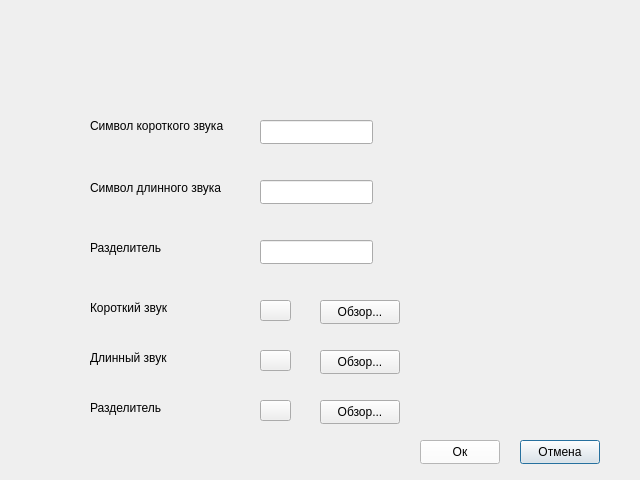
<?xml version="1.0" encoding="UTF-8"?>
<ui version="4.0">
 <class>Settings</class>
 <widget class="QDialog" name="Settings">
  <property name="geometry">
   <rect>
    <x>0</x>
    <y>0</y>
    <width>640</width>
    <height>480</height>
   </rect>
  </property>
  <property name="windowTitle">
   <string>Dialog</string>
  </property>
  <widget class="QLabel" name="SymbolShortSuondText">
   <property name="geometry">
    <rect>
     <x>90</x>
     <y>110</y>
     <width>141</width>
     <height>31</height>
    </rect>
   </property>
   <property name="text">
    <string>Символ короткого звука</string>
   </property>
  </widget>
  <widget class="QLabel" name="SymbolLongSoundText">
   <property name="geometry">
    <rect>
     <x>90</x>
     <y>180</y>
     <width>141</width>
     <height>16</height>
    </rect>
   </property>
   <property name="text">
    <string>Символ длинного звука</string>
   </property>
  </widget>
  <widget class="QLabel" name="DelimetrText">
   <property name="geometry">
    <rect>
     <x>90</x>
     <y>240</y>
     <width>131</width>
     <height>16</height>
    </rect>
   </property>
   <property name="text">
    <string>Разделитель</string>
   </property>
  </widget>
  <widget class="QLabel" name="ShortSoundText">
   <property name="geometry">
    <rect>
     <x>90</x>
     <y>300</y>
     <width>141</width>
     <height>16</height>
    </rect>
   </property>
   <property name="text">
    <string>Короткий звук</string>
   </property>
  </widget>
  <widget class="QLabel" name="LongSound">
   <property name="geometry">
    <rect>
     <x>90</x>
     <y>350</y>
     <width>131</width>
     <height>16</height>
    </rect>
   </property>
   <property name="text">
    <string>Длинный звук</string>
   </property>
  </widget>
  <widget class="QLineEdit" name="ShortSymbol">
   <property name="geometry">
    <rect>
     <x>260</x>
     <y>120</y>
     <width>113</width>
     <height>24</height>
    </rect>
   </property>
  </widget>
  <widget class="QLineEdit" name="LongSymbol">
   <property name="geometry">
    <rect>
     <x>260</x>
     <y>180</y>
     <width>113</width>
     <height>24</height>
    </rect>
   </property>
  </widget>
  <widget class="QLineEdit" name="Delimetr">
   <property name="geometry">
    <rect>
     <x>260</x>
     <y>240</y>
     <width>113</width>
     <height>24</height>
    </rect>
   </property>
  </widget>
  <widget class="QPushButton" name="CancelButton">
   <property name="geometry">
    <rect>
     <x>520</x>
     <y>440</y>
     <width>80</width>
     <height>24</height>
    </rect>
   </property>
   <property name="text">
    <string>Отмена</string>
   </property>
  </widget>
  <widget class="QPushButton" name="ApplyButton">
   <property name="geometry">
    <rect>
     <x>420</x>
     <y>440</y>
     <width>80</width>
     <height>24</height>
    </rect>
   </property>
   <property name="palette">
    <palette>
     <active>
      <colorrole role="WindowText">
       <brush brushstyle="SolidPattern">
        <color alpha="255">
         <red>0</red>
         <green>0</green>
         <blue>0</blue>
        </color>
       </brush>
      </colorrole>
      <colorrole role="Button">
       <brush brushstyle="SolidPattern">
        <color alpha="255">
         <red>255</red>
         <green>255</green>
         <blue>255</blue>
        </color>
       </brush>
      </colorrole>
      <colorrole role="Light">
       <brush brushstyle="SolidPattern">
        <color alpha="255">
         <red>203</red>
         <green>203</green>
         <blue>203</blue>
        </color>
       </brush>
      </colorrole>
      <colorrole role="Midlight">
       <brush brushstyle="SolidPattern">
        <color alpha="255">
         <red>255</red>
         <green>255</green>
         <blue>255</blue>
        </color>
       </brush>
      </colorrole>
      <colorrole role="Dark">
       <brush brushstyle="SolidPattern">
        <color alpha="255">
         <red>127</red>
         <green>127</green>
         <blue>127</blue>
        </color>
       </brush>
      </colorrole>
      <colorrole role="Mid">
       <brush brushstyle="SolidPattern">
        <color alpha="255">
         <red>170</red>
         <green>170</green>
         <blue>170</blue>
        </color>
       </brush>
      </colorrole>
      <colorrole role="Text">
       <brush brushstyle="SolidPattern">
        <color alpha="255">
         <red>0</red>
         <green>0</green>
         <blue>0</blue>
        </color>
       </brush>
      </colorrole>
      <colorrole role="BrightText">
       <brush brushstyle="SolidPattern">
        <color alpha="255">
         <red>255</red>
         <green>255</green>
         <blue>255</blue>
        </color>
       </brush>
      </colorrole>
      <colorrole role="ButtonText">
       <brush brushstyle="SolidPattern">
        <color alpha="255">
         <red>0</red>
         <green>0</green>
         <blue>0</blue>
        </color>
       </brush>
      </colorrole>
      <colorrole role="Base">
       <brush brushstyle="SolidPattern">
        <color alpha="255">
         <red>255</red>
         <green>255</green>
         <blue>255</blue>
        </color>
       </brush>
      </colorrole>
      <colorrole role="Window">
       <brush brushstyle="SolidPattern">
        <color alpha="255">
         <red>255</red>
         <green>255</green>
         <blue>255</blue>
        </color>
       </brush>
      </colorrole>
      <colorrole role="Shadow">
       <brush brushstyle="SolidPattern">
        <color alpha="255">
         <red>0</red>
         <green>0</green>
         <blue>0</blue>
        </color>
       </brush>
      </colorrole>
      <colorrole role="AlternateBase">
       <brush brushstyle="SolidPattern">
        <color alpha="255">
         <red>255</red>
         <green>255</green>
         <blue>255</blue>
        </color>
       </brush>
      </colorrole>
      <colorrole role="ToolTipBase">
       <brush brushstyle="SolidPattern">
        <color alpha="255">
         <red>255</red>
         <green>255</green>
         <blue>220</blue>
        </color>
       </brush>
      </colorrole>
      <colorrole role="ToolTipText">
       <brush brushstyle="SolidPattern">
        <color alpha="255">
         <red>0</red>
         <green>0</green>
         <blue>0</blue>
        </color>
       </brush>
      </colorrole>
      <colorrole role="PlaceholderText">
       <brush brushstyle="SolidPattern">
        <color alpha="127">
         <red>0</red>
         <green>0</green>
         <blue>0</blue>
        </color>
       </brush>
      </colorrole>
      <colorrole role="Accent">
       <brush brushstyle="SolidPattern">
        <color alpha="255">
         <red>255</red>
         <green>255</green>
         <blue>255</blue>
        </color>
       </brush>
      </colorrole>
     </active>
     <inactive>
      <colorrole role="WindowText">
       <brush brushstyle="SolidPattern">
        <color alpha="255">
         <red>0</red>
         <green>0</green>
         <blue>0</blue>
        </color>
       </brush>
      </colorrole>
      <colorrole role="Button">
       <brush brushstyle="SolidPattern">
        <color alpha="255">
         <red>255</red>
         <green>255</green>
         <blue>255</blue>
        </color>
       </brush>
      </colorrole>
      <colorrole role="Light">
       <brush brushstyle="SolidPattern">
        <color alpha="255">
         <red>255</red>
         <green>255</green>
         <blue>255</blue>
        </color>
       </brush>
      </colorrole>
      <colorrole role="Midlight">
       <brush brushstyle="SolidPattern">
        <color alpha="255">
         <red>255</red>
         <green>255</green>
         <blue>255</blue>
        </color>
       </brush>
      </colorrole>
      <colorrole role="Dark">
       <brush brushstyle="SolidPattern">
        <color alpha="255">
         <red>127</red>
         <green>127</green>
         <blue>127</blue>
        </color>
       </brush>
      </colorrole>
      <colorrole role="Mid">
       <brush brushstyle="SolidPattern">
        <color alpha="255">
         <red>170</red>
         <green>170</green>
         <blue>170</blue>
        </color>
       </brush>
      </colorrole>
      <colorrole role="Text">
       <brush brushstyle="SolidPattern">
        <color alpha="255">
         <red>0</red>
         <green>0</green>
         <blue>0</blue>
        </color>
       </brush>
      </colorrole>
      <colorrole role="BrightText">
       <brush brushstyle="SolidPattern">
        <color alpha="255">
         <red>255</red>
         <green>255</green>
         <blue>255</blue>
        </color>
       </brush>
      </colorrole>
      <colorrole role="ButtonText">
       <brush brushstyle="SolidPattern">
        <color alpha="255">
         <red>0</red>
         <green>0</green>
         <blue>0</blue>
        </color>
       </brush>
      </colorrole>
      <colorrole role="Base">
       <brush brushstyle="SolidPattern">
        <color alpha="255">
         <red>255</red>
         <green>255</green>
         <blue>255</blue>
        </color>
       </brush>
      </colorrole>
      <colorrole role="Window">
       <brush brushstyle="SolidPattern">
        <color alpha="255">
         <red>255</red>
         <green>255</green>
         <blue>255</blue>
        </color>
       </brush>
      </colorrole>
      <colorrole role="Shadow">
       <brush brushstyle="SolidPattern">
        <color alpha="255">
         <red>0</red>
         <green>0</green>
         <blue>0</blue>
        </color>
       </brush>
      </colorrole>
      <colorrole role="AlternateBase">
       <brush brushstyle="SolidPattern">
        <color alpha="255">
         <red>255</red>
         <green>255</green>
         <blue>255</blue>
        </color>
       </brush>
      </colorrole>
      <colorrole role="ToolTipBase">
       <brush brushstyle="SolidPattern">
        <color alpha="255">
         <red>255</red>
         <green>255</green>
         <blue>220</blue>
        </color>
       </brush>
      </colorrole>
      <colorrole role="ToolTipText">
       <brush brushstyle="SolidPattern">
        <color alpha="255">
         <red>0</red>
         <green>0</green>
         <blue>0</blue>
        </color>
       </brush>
      </colorrole>
      <colorrole role="PlaceholderText">
       <brush brushstyle="SolidPattern">
        <color alpha="127">
         <red>0</red>
         <green>0</green>
         <blue>0</blue>
        </color>
       </brush>
      </colorrole>
      <colorrole role="Accent">
       <brush brushstyle="SolidPattern">
        <color alpha="255">
         <red>255</red>
         <green>255</green>
         <blue>255</blue>
        </color>
       </brush>
      </colorrole>
     </inactive>
     <disabled>
      <colorrole role="WindowText">
       <brush brushstyle="SolidPattern">
        <color alpha="255">
         <red>127</red>
         <green>127</green>
         <blue>127</blue>
        </color>
       </brush>
      </colorrole>
      <colorrole role="Button">
       <brush brushstyle="SolidPattern">
        <color alpha="255">
         <red>90</red>
         <green>90</green>
         <blue>90</blue>
        </color>
       </brush>
      </colorrole>
      <colorrole role="Light">
       <brush brushstyle="SolidPattern">
        <color alpha="255">
         <red>255</red>
         <green>255</green>
         <blue>255</blue>
        </color>
       </brush>
      </colorrole>
      <colorrole role="Midlight">
       <brush brushstyle="SolidPattern">
        <color alpha="255">
         <red>255</red>
         <green>255</green>
         <blue>255</blue>
        </color>
       </brush>
      </colorrole>
      <colorrole role="Dark">
       <brush brushstyle="SolidPattern">
        <color alpha="255">
         <red>127</red>
         <green>127</green>
         <blue>127</blue>
        </color>
       </brush>
      </colorrole>
      <colorrole role="Mid">
       <brush brushstyle="SolidPattern">
        <color alpha="255">
         <red>170</red>
         <green>170</green>
         <blue>170</blue>
        </color>
       </brush>
      </colorrole>
      <colorrole role="Text">
       <brush brushstyle="SolidPattern">
        <color alpha="255">
         <red>127</red>
         <green>127</green>
         <blue>127</blue>
        </color>
       </brush>
      </colorrole>
      <colorrole role="BrightText">
       <brush brushstyle="SolidPattern">
        <color alpha="255">
         <red>255</red>
         <green>255</green>
         <blue>255</blue>
        </color>
       </brush>
      </colorrole>
      <colorrole role="ButtonText">
       <brush brushstyle="SolidPattern">
        <color alpha="255">
         <red>127</red>
         <green>127</green>
         <blue>127</blue>
        </color>
       </brush>
      </colorrole>
      <colorrole role="Base">
       <brush brushstyle="SolidPattern">
        <color alpha="255">
         <red>255</red>
         <green>255</green>
         <blue>255</blue>
        </color>
       </brush>
      </colorrole>
      <colorrole role="Window">
       <brush brushstyle="SolidPattern">
        <color alpha="255">
         <red>255</red>
         <green>255</green>
         <blue>255</blue>
        </color>
       </brush>
      </colorrole>
      <colorrole role="Shadow">
       <brush brushstyle="SolidPattern">
        <color alpha="255">
         <red>0</red>
         <green>0</green>
         <blue>0</blue>
        </color>
       </brush>
      </colorrole>
      <colorrole role="AlternateBase">
       <brush brushstyle="SolidPattern">
        <color alpha="255">
         <red>255</red>
         <green>255</green>
         <blue>255</blue>
        </color>
       </brush>
      </colorrole>
      <colorrole role="ToolTipBase">
       <brush brushstyle="SolidPattern">
        <color alpha="255">
         <red>255</red>
         <green>255</green>
         <blue>220</blue>
        </color>
       </brush>
      </colorrole>
      <colorrole role="ToolTipText">
       <brush brushstyle="SolidPattern">
        <color alpha="255">
         <red>0</red>
         <green>0</green>
         <blue>0</blue>
        </color>
       </brush>
      </colorrole>
      <colorrole role="PlaceholderText">
       <brush brushstyle="SolidPattern">
        <color alpha="127">
         <red>127</red>
         <green>127</green>
         <blue>127</blue>
        </color>
       </brush>
      </colorrole>
      <colorrole role="Accent">
       <brush brushstyle="SolidPattern">
        <color alpha="255">
         <red>255</red>
         <green>255</green>
         <blue>255</blue>
        </color>
       </brush>
      </colorrole>
     </disabled>
    </palette>
   </property>
   <property name="contextMenuPolicy">
    <enum>Qt::ContextMenuPolicy::DefaultContextMenu</enum>
   </property>
   <property name="text">
    <string>Ок</string>
   </property>
  </widget>
  <widget class="QPushButton" name="ShortSound">
   <property name="geometry">
    <rect>
     <x>260</x>
     <y>300</y>
     <width>31</width>
     <height>21</height>
    </rect>
   </property>
   <property name="text">
    <string/>
   </property>
  </widget>
  <widget class="QPushButton" name="LongSound_2">
   <property name="geometry">
    <rect>
     <x>260</x>
     <y>350</y>
     <width>31</width>
     <height>21</height>
    </rect>
   </property>
   <property name="text">
    <string/>
   </property>
  </widget>
  <widget class="QPushButton" name="SetShortSound">
   <property name="geometry">
    <rect>
     <x>320</x>
     <y>300</y>
     <width>80</width>
     <height>24</height>
    </rect>
   </property>
   <property name="text">
    <string>Обзор...</string>
   </property>
  </widget>
  <widget class="QPushButton" name="SetLongSound">
   <property name="geometry">
    <rect>
     <x>320</x>
     <y>350</y>
     <width>80</width>
     <height>24</height>
    </rect>
   </property>
   <property name="text">
    <string>Обзор...</string>
   </property>
  </widget>
  <widget class="QLabel" name="DelimetrText_2">
   <property name="geometry">
    <rect>
     <x>90</x>
     <y>400</y>
     <width>131</width>
     <height>16</height>
    </rect>
   </property>
   <property name="text">
    <string>Разделитель</string>
   </property>
  </widget>
  <widget class="QPushButton" name="DelimetrSound">
   <property name="geometry">
    <rect>
     <x>260</x>
     <y>400</y>
     <width>31</width>
     <height>21</height>
    </rect>
   </property>
   <property name="text">
    <string/>
   </property>
  </widget>
  <widget class="QPushButton" name="SetDelimetrSound">
   <property name="geometry">
    <rect>
     <x>320</x>
     <y>400</y>
     <width>80</width>
     <height>24</height>
    </rect>
   </property>
   <property name="text">
    <string>Обзор...</string>
   </property>
  </widget>
  <widget class="QLabel" name="ShortSymbolTextError">
   <property name="geometry">
    <rect>
     <x>390</x>
     <y>110</y>
     <width>141</width>
     <height>31</height>
    </rect>
   </property>
   <property name="font">
    <font>
     <family>Segoe UI</family>
     <pointsize>14</pointsize>
     <italic>false</italic>
     <bold>true</bold>
     <underline>true</underline>
     <stylestrategy>PreferDefault</stylestrategy>
     <kerning>true</kerning>
     <hintingpreference>PreferDefaultHinting</hintingpreference>
    </font>
   </property>
   <property name="text">
    <string/>
   </property>
   <property name="textFormat">
    <enum>Qt::TextFormat::AutoText</enum>
   </property>
   <property name="wordWrap">
    <bool>false</bool>
   </property>
  </widget>
  <widget class="QLabel" name="LongSymbolTextError">
   <property name="geometry">
    <rect>
     <x>390</x>
     <y>170</y>
     <width>141</width>
     <height>31</height>
    </rect>
   </property>
   <property name="font">
    <font>
     <family>Segoe UI</family>
     <pointsize>14</pointsize>
     <italic>false</italic>
     <bold>true</bold>
     <underline>true</underline>
     <stylestrategy>PreferDefault</stylestrategy>
     <kerning>true</kerning>
     <hintingpreference>PreferDefaultHinting</hintingpreference>
    </font>
   </property>
   <property name="text">
    <string/>
   </property>
   <property name="textFormat">
    <enum>Qt::TextFormat::AutoText</enum>
   </property>
   <property name="wordWrap">
    <bool>false</bool>
   </property>
  </widget>
  <widget class="QLabel" name="DelimetrSymbolTextError">
   <property name="geometry">
    <rect>
     <x>390</x>
     <y>230</y>
     <width>141</width>
     <height>31</height>
    </rect>
   </property>
   <property name="font">
    <font>
     <family>Segoe UI</family>
     <pointsize>14</pointsize>
     <italic>false</italic>
     <bold>true</bold>
     <underline>true</underline>
     <stylestrategy>PreferDefault</stylestrategy>
     <kerning>true</kerning>
     <hintingpreference>PreferDefaultHinting</hintingpreference>
    </font>
   </property>
   <property name="text">
    <string/>
   </property>
   <property name="textFormat">
    <enum>Qt::TextFormat::AutoText</enum>
   </property>
   <property name="wordWrap">
    <bool>false</bool>
   </property>
  </widget>
 </widget>
 <resources/>
 <connections/>
</ui>
